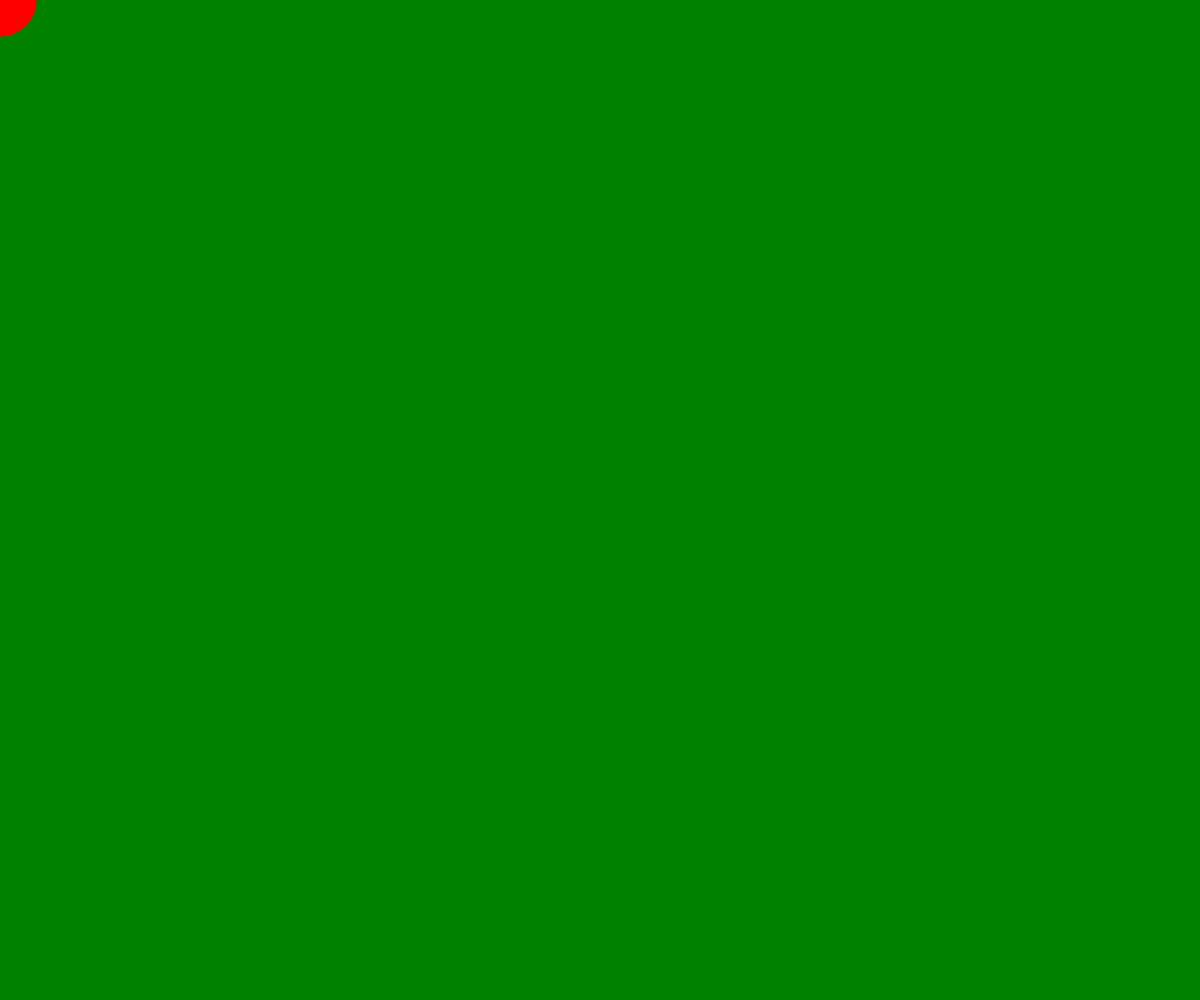
Frame 1 (no input)
Frame 60 (no input): identical to frame 1, image omitted
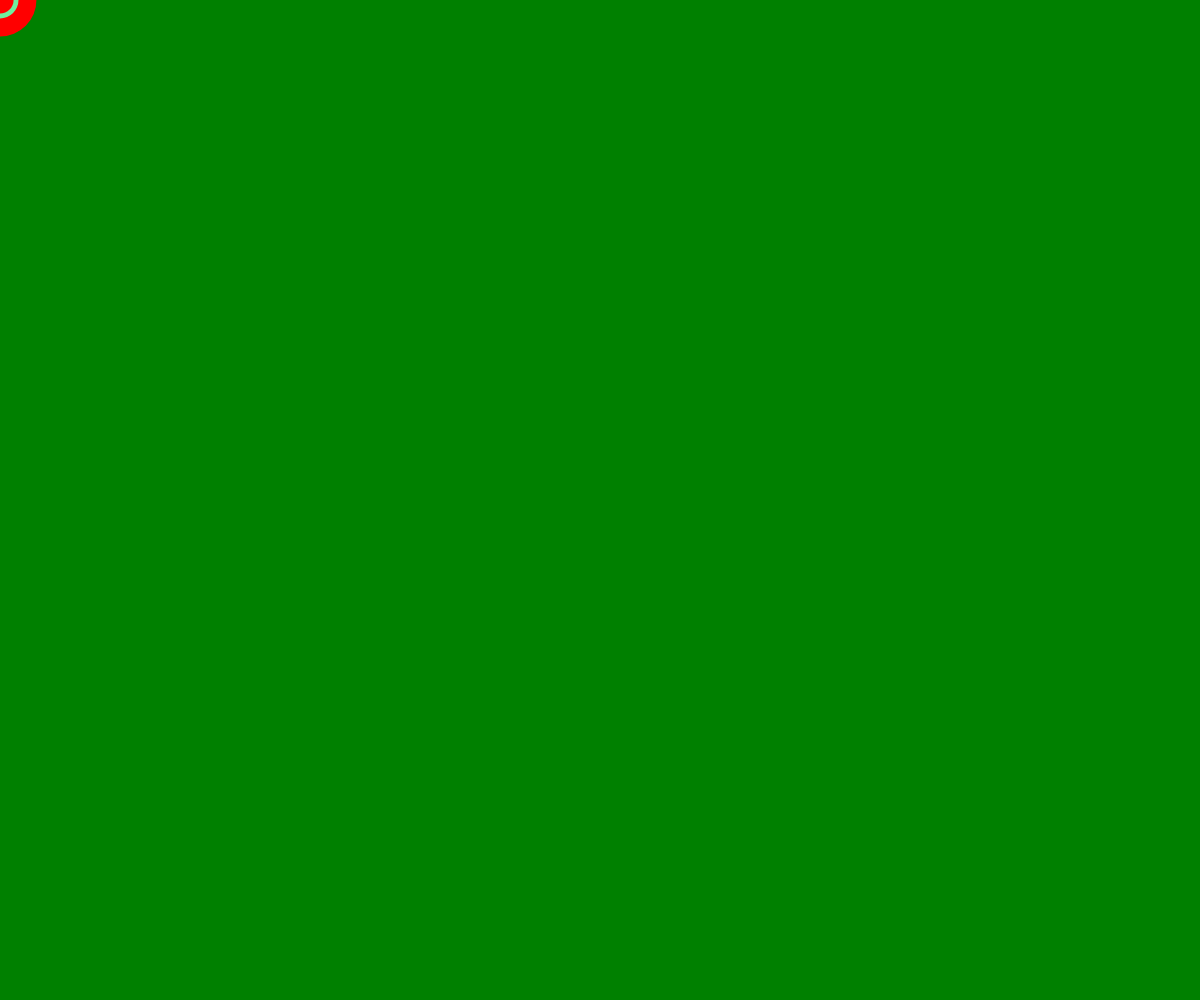
Frame 120 (the mouse pressed at the canvas centre since frame 60)

The p5.js sketch that drew these frames (run headless with seeded random() and noise() and a simulated clock; from frame 60 on, the mouse is pressed at the canvas centre):

// p5.js sketch
// ── sketch.js
// Bouncing Balls
// Week 12


// Ball object variable
let balls = [];
const numOfBalls = 20;

function setup() {
  createCanvas(windowWidth, windowHeight);

  // new "Ball" class
  let init_x = 60;
  let init_y = 60;
  for (let i = 0; i < numOfBalls; i++) {
    balls.push(new Ball(init_x, init_y));
    // Start pos moved over
    // Ensures the balls to no start on one another

    init_x += 100;
    if (init_x > width) {
        init_x = 60;
        init_y += 100;
    }
  }
}

function draw() {
  background('green');

  for (let i = 0; i < balls.length; i++) {
      // Method of ball's
      balls[i].ballCheck(balls, i);
      balls[i].edgeCheck();
      balls[i].move();
      balls[i].display();
  }
}






//////
// Ball Class Def.
/////
class Ball {
  constructor(x, y, size) {
    this.color = 'red';
    this.size = random(20, 80);
    this.rad = this.size / 2;
    this.posX = x;
    this.posY = y;
    this.deltaX = random(-5, 5);
    this.DeltaY = random(-5, 5);
  }

  display() {
      push();
      // outer stroke balls removed
      noStroke();
      // balls fill color
      fill(this.color);
      // set pos of ball
      translate(this.posX, this.posY);
      ellipse(0, 0, this.size);
      pop();
  }

  move() {
    this.posX += this.deltaX;
    this.posY += this.deltaY;
  }

  edgeCheck(){
    // check if ball hits left and right walls
    if (this.posX + this.rad >= width || this.posX - this.rad <= 0) {
        this.deltaY *= -1;
        this.color = 'rgb(110, 240, 158)';
    }
    // check if ball hits deck and ceiling
    if (this.posY + this.rad >= height || this.posY - this.rad <= 0) {
        this.deltaY *= -1;
        this.color = 'rgb(110, 240, 158)';
    }
  }


  ballCheck(otherBalls, myId) {
    // all balls in array get touched by loop
    for (let n = 0; n < otherBalls.length; n++) {
          // if n != myId, then check for touching
          // otherwise, its ME and we need to skip
          if (n != myId) {
              let d = dist(this.posX, this.posY, otherBalls[n].posX, otherBalls[n].posY);
              let combinedR = this.rad + otherBalls[n].rad;

              if (d <= combinedR) {
                  this.deltaX *= -1;
                  this.deltaY *= -1;

                  // flipping color
                  if( this.color == 'rgb(237, 36, 232)') {
                      this.color = 'rgb(16, 224, 231)';
                    } else {
                        this.color = 'rgb( 237, 36, 232)';
                  }
              }
          }
      }
  }
}
